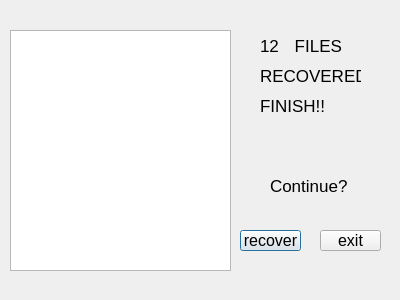
<?xml version="1.0" encoding="UTF-8"?>
<ui version="4.0">
 <class>Dialog</class>
 <widget class="QDialog" name="Dialog">
  <property name="geometry">
   <rect>
    <x>0</x>
    <y>0</y>
    <width>400</width>
    <height>300</height>
   </rect>
  </property>
  <property name="font">
   <font>
    <pointsize>15</pointsize>
   </font>
  </property>
  <property name="windowTitle">
   <string>Dialog</string>
  </property>
  <widget class="QPushButton" name="back_btn">
   <property name="geometry">
    <rect>
     <x>240</x>
     <y>230</y>
     <width>61</width>
     <height>21</height>
    </rect>
   </property>
   <property name="font">
    <font>
     <pointsize>12</pointsize>
    </font>
   </property>
   <property name="text">
    <string>recover</string>
   </property>
  </widget>
  <widget class="QPushButton" name="exit_btn">
   <property name="geometry">
    <rect>
     <x>320</x>
     <y>230</y>
     <width>61</width>
     <height>21</height>
    </rect>
   </property>
   <property name="font">
    <font>
     <pointsize>12</pointsize>
    </font>
   </property>
   <property name="text">
    <string>exit</string>
   </property>
  </widget>
  <widget class="QLabel" name="num_list">
   <property name="geometry">
    <rect>
     <x>260</x>
     <y>30</y>
     <width>41</width>
     <height>31</height>
    </rect>
   </property>
   <property name="font">
    <font>
     <pointsize>13</pointsize>
    </font>
   </property>
   <property name="text">
    <string>12</string>
   </property>
  </widget>
  <widget class="QLabel" name="label_3">
   <property name="geometry">
    <rect>
     <x>290</x>
     <y>20</y>
     <width>81</width>
     <height>51</height>
    </rect>
   </property>
   <property name="font">
    <font>
     <pointsize>13</pointsize>
    </font>
   </property>
   <property name="text">
    <string> FILES </string>
   </property>
  </widget>
  <widget class="QLabel" name="label_4">
   <property name="geometry">
    <rect>
     <x>260</x>
     <y>60</y>
     <width>101</width>
     <height>31</height>
    </rect>
   </property>
   <property name="font">
    <font>
     <pointsize>13</pointsize>
    </font>
   </property>
   <property name="text">
    <string>RECOVERED</string>
   </property>
  </widget>
  <widget class="QLabel" name="label_5">
   <property name="geometry">
    <rect>
     <x>270</x>
     <y>170</y>
     <width>101</width>
     <height>31</height>
    </rect>
   </property>
   <property name="font">
    <font>
     <pointsize>13</pointsize>
    </font>
   </property>
   <property name="text">
    <string>Continue?</string>
   </property>
  </widget>
  <widget class="QLabel" name="label_6">
   <property name="geometry">
    <rect>
     <x>260</x>
     <y>90</y>
     <width>101</width>
     <height>31</height>
    </rect>
   </property>
   <property name="font">
    <font>
     <pointsize>13</pointsize>
    </font>
   </property>
   <property name="text">
    <string>FINISH!!</string>
   </property>
  </widget>
  <widget class="QListWidget" name="list_signature">
   <property name="geometry">
    <rect>
     <x>10</x>
     <y>30</y>
     <width>221</width>
     <height>241</height>
    </rect>
   </property>
  </widget>
 </widget>
 <resources/>
 <connections/>
</ui>
